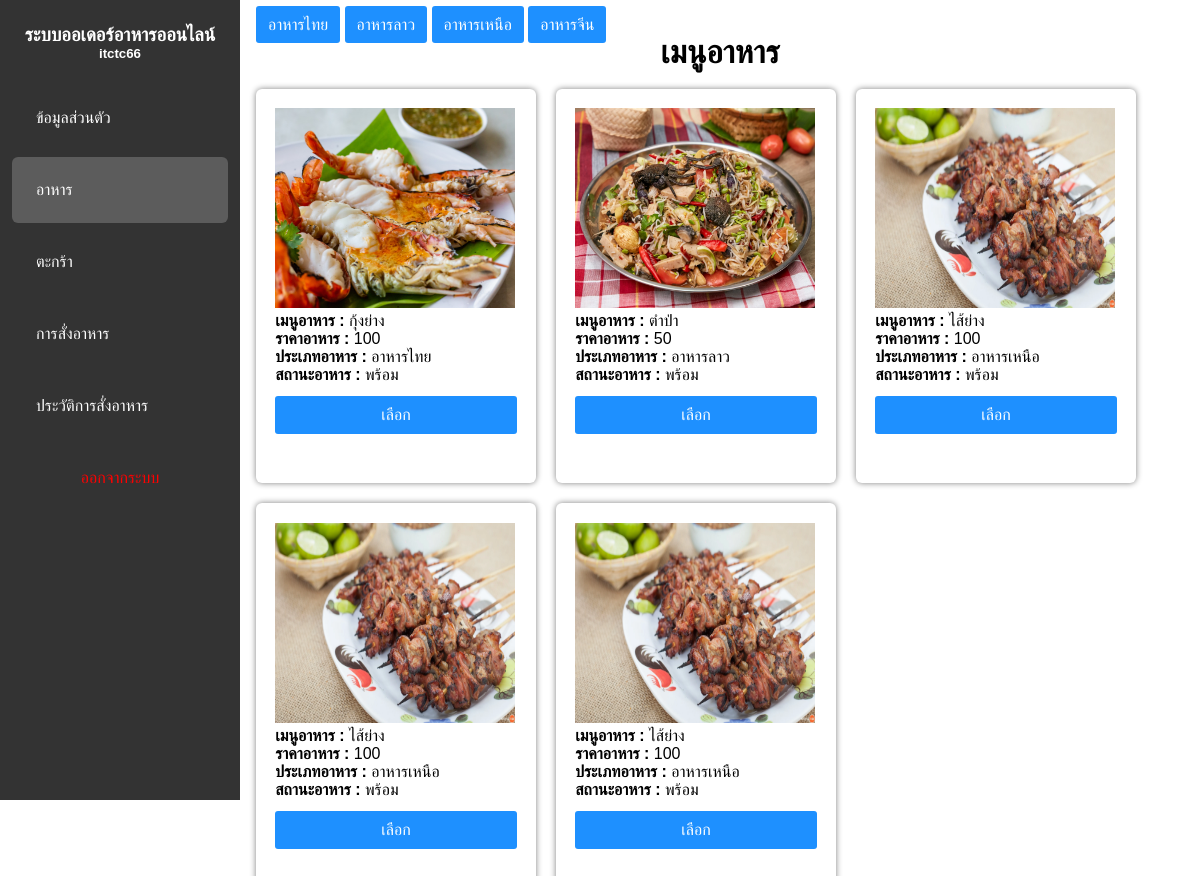
The app's page /user/food.php (signed in) with its own data.
### tables this page shows
CREATE TABLE `category` (
  `ca_id` int(11) NOT NULL,
  `ca_name` varchar(100) NOT NULL
);

CREATE TABLE `food` (
  `food_id` int(11) NOT NULL,
  `food_name` varchar(100) NOT NULL,
  `price_food` varchar(100) NOT NULL,
  `ca_id` int(11) NOT NULL,
  `img` varchar(111) NOT NULL,
  `status` enum('0','1') NOT NULL
);

### config/database.php (called while the page is built, shortened)
<?php
class Database{
    public $host = "localhost";
    public $username = "ball";
    public $password = "123456";
    public $dbname = "p3_food";
    public $db;
    public function dbconnnect(){
        $this->db = new mysqli($this->host, $this->username, $this->password, $this->dbname);
    $this->db->set_charset("utf8mb4");
    }
    public function select($table){
        $sql = "SELECT * FROM " . $table . " ";
        $result = $this->db->query($sql);
        $list = array();
        while($data = $result->fetch_assoc()){
            $list[] = $data;
        }
        return $list;
    }
    public function selectwhere($table, $where){
        $condition = "";
        foreach($where as $key => $value){
            $condition .= $key . " = '" . $value . "' AND ";
        }
        $condition = substr($condition, 0, -5);
        $sql = "SELECT * FROM " . $table . " WHERE " . $condition . " ";
        $result = $this->db->query($sql);
        $list = array();
        while($data = $result->fetch_assoc()){
            $list[] = $data;
        }
        return $list;
    }
}
?>

### config/load.php (called while the page is built, shortened)
<?php
require_once 'database.php';
$db = new Database();
?>

### user/food.php (the view, shortened to what this page needs)
<?php
require_once 'header.php';
if(isset($_GET['id'])){
    $where_ty = array(
        'ca_id' => $_GET['id']
    );
    $log = $db->selectwhere('food', $where_ty);
}else{
    $log = $db->select('food');
}
$log2 = $db->select('category');
?>
<body>
    <?php
    foreach($log2 as $row3){?>
    <a class="btn-dodgerblueshort" href="?id=<?php echo $row3['ca_id'] ?>"><?php echo $row3['ca_name'] ?></a>
   <?php }
    ?>
    <h1>เมนูอาหาร</h1>
<br>
<div class="d-fixed">
    <?php foreach($log as $row){
        $where = array(
            'ca_id' => $row['ca_id'],
        );
        $log2 = $db->selectwhere('category', $where);
        foreach($log2 as $row2);
        ?>
        <div class="box-fixed" style="width:280px;">
            <div class="form-fixed">
        <img src="<?php echo $row['img'] ?>" width="240px" height="200px">
        <p><b>เมนูอาหาร : </b> <?php echo $row['food_name'] ?></p>
        <p><b>ราคาอาหาร : </b> <?php echo $row['price_food'] ?></p>
        <p><b>ประเภทอาหาร : </b> <?php echo $row2['ca_name'] ?></p>
        <?php
        if($row['status'] == '1'){?>
        <p><b>สถานะอาหาร : </b>พร้อม</p>
        <a class="btn-dodgerblue" href="food_select.php?id=<?php echo $row['food_id'] ?>">เลือก</a>
     <?php   }else{?>
        <p><b>สถานะอาหาร : </b>วัตถุดิบไม่พร้อม</p>
      <?php  }
        ?>
        <br>
            </div>
        </div>
        <?php } ?>
</div>
</body>
</html>

### config/style.css (style rules this page uses)
* { margin: 0; padding: 0; box-sizing: border-box; font-family: Arial,sans-serif; }
.d-fixed { display: flex; flex-wrap: wrap; gap:20px; }
.box-fixed { box-shadow: 0px 0px 6px 0px gray; padding: 1.2rem; border-radius: 6px; }
.btn-dodgerblue { display: block; width: 100%; margin:12px 0px 12px 0px; padding:10px 12px; border-radius: 3px; border:none; background-color: dodgerblue; color:white; cursor: pointer; text-decoration: none; text-align: center; }
.btn-dodgerblueshort { margin:12px 0px 12px 0px; padding:10px 12px; border-radius: 3px; border:none; background-color: dodgerblue; color:white; cursor: pointer; text-decoration: none; text-align: center; }
h1 { text-align: center; }

### user/sidebar.php (style rules this page uses)
* { margin: 0; padding: 0; box-sizing:border-box; font-family: Arial,sans-serif; }

### records on screen
category: ca_name "อาหารไทย"
category: ca_name "อาหารลาว"
category: ca_name "อาหารเหนือ"
category: ca_name "อาหารจีน"
food: img (picture), food_name "กุ้งย่าง", price_food "100", ca.ca_name "อาหารไทย"
food: img (picture), food_name "ตำป่า", price_food "50", ca.ca_name "อาหารลาว"
food: img (picture), food_name "ไส้ย่าง", price_food "100", ca.ca_name "อาหารเหนือ"
food: img (picture), food_name "ไส้ย่าง", price_food "100", ca.ca_name "อาหารเหนือ"
food: img (picture), food_name "ไส้ย่าง", price_food "100", ca.ca_name "อาหารเหนือ"
